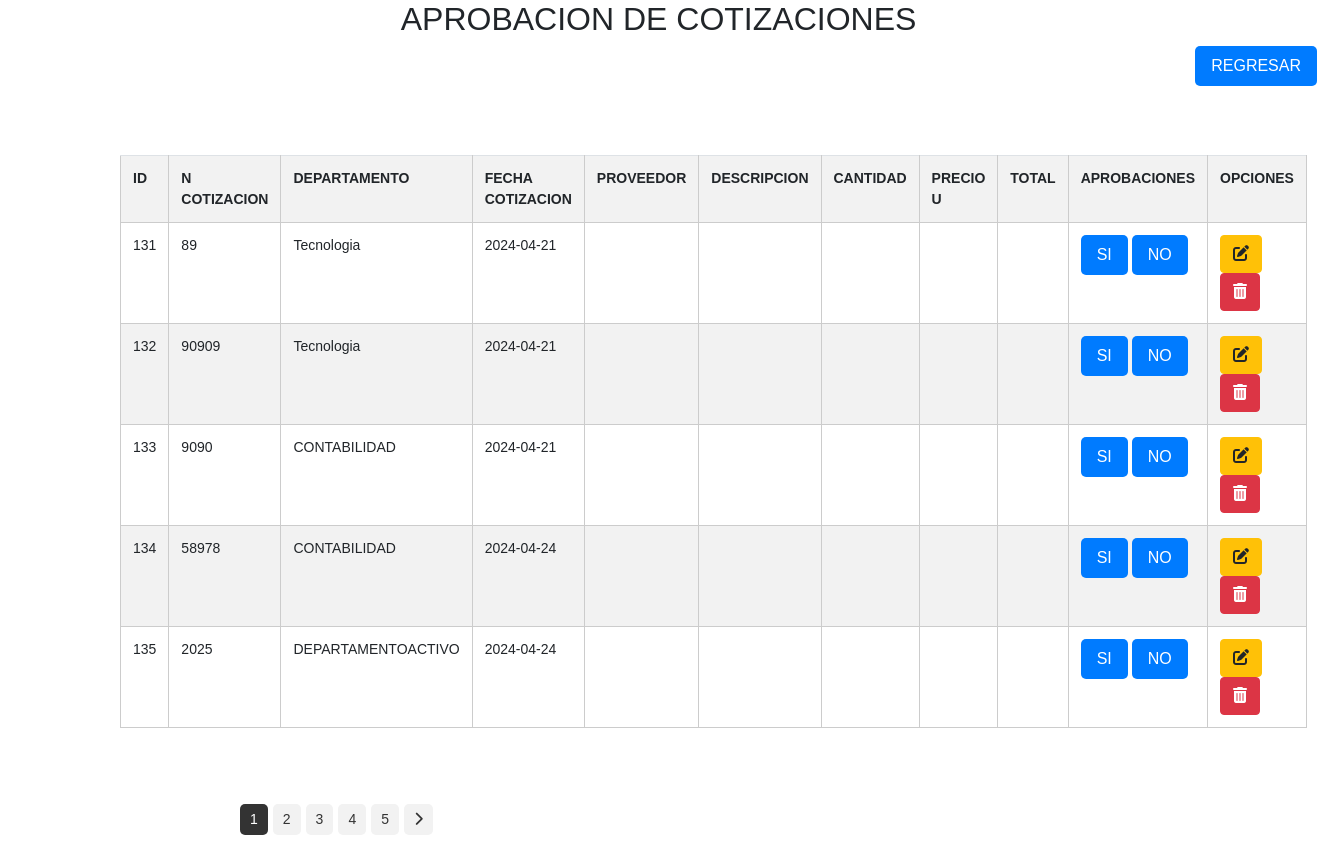
Screenshot of /cotizaciones/aprobacion_cotizaciones.php with the database file from the repository.
### tables this page shows
CREATE TABLE `tbl_cotizacion` (
  `ID_COTIZACION` int(11) NOT NULL AUTO_INCREMENT,
  `ID` int(11) DEFAULT NULL,
  `ID_PROVEEDOR` int(11) DEFAULT NULL,
  `NUMERO_COTIZACION` varchar(20) DEFAULT NULL,
  `DEPARTAMENTO` varchar(100) NOT NULL,
  `FECHA_COTIZACION` date DEFAULT NULL,
  `ESTADO` varchar(255) NOT NULL,
  `URL` varchar(255) NOT NULL,
  `FECHA_CREACION` timestamp NOT NULL DEFAULT current_timestamp(),
  `FECHA_MODIFICACION` timestamp NOT NULL DEFAULT current_timestamp() ON UPDATE current_timestamp(),
  `CREADO_POR` varchar(255) DEFAULT NULL,
  `MODIFICADO_POR` varchar(255) DEFAULT NULL,
  PRIMARY KEY (`ID_COTIZACION`),
  KEY `ID_PROVEEDOR` (`ID_PROVEEDOR`),
  KEY `tbl_solicitudes_tbl_cotizacion` (`ID`),
  CONSTRAINT `tbl_cotizacion_ibfk_1` FOREIGN KEY (`ID_PROVEEDOR`) REFERENCES `tbl_proveedores` (`ID_PROVEEDOR`)
);

### cotizaciones/aprobacion_cotizaciones.php (the view, shortened to what this page needs)
<!DOCTYPE html>
<html lang="en">
<head>
    <link rel="stylesheet" href="../css/estilos.css">
    <link href="https://cdn.jsdelivr.net/npm/bootstrap@5.3.0/dist/css/bootstrap.min.css" rel="stylesheet">
    <link rel="stylesheet" href="https://stackpath.bootstrapcdn.com/bootstrap/4.5.0/css/bootstrap.min.css">
</head>
<body>
    <h2 class="text-center">APROBACION DE COTIZACIONES</h2>
    <link rel="stylesheet" href="styles.css">
    <a href="./cotizaciones.php">
        <button id="btnregresar">REGRESAR</button>
    </a>
<br>
<br>
    <div class="content">
        <div class="table-container">
                <tbody>
                <br>
        <?php
        $conexion = mysqli_connect("localhost", "root", "", "gestion_compras2");
        $sql = "SELECT * FROM tbl_cotizacion";
        $resultados = mysqli_query($conexion, $sql);
        if (mysqli_num_rows($resultados) > 0) {
            echo '<table class="table table-striped">
                    <tr>
                    <th>ID</th>
                    <th>N COTIZACION</th>
                    <th>DEPARTAMENTO</th>
                    <th>FECHA COTIZACION</th>
                    <th>PROVEEDOR</th>
                    <th>DESCRIPCION</th>
                    <th>CANTIDAD</th>
                    <th>PRECIO U</th>
                    <th>TOTAL</th>
                    <th>APROBACIONES</th>
                    <th>OPCIONES</th>
                    </tr>';
            while ($row = mysqli_fetch_assoc($resultados)) {
                echo '<tr>
                        <td>' . $row['ID_COTIZACION'] . '</td>
                        <td>' . $row['NUMERO_COTIZACION'] . '</td>
                        <td>' . $row['DEPARTAMENTO'] . '</td>
                        <td>' . $row['FECHA_COTIZACION'] . '</td>
                        <td>' . $row['NOMBRE_PROVEEDOR'] . '</td>
                        <td>' . $row['DESCRIPCION'] . '</td>
                        <td>' . $row['CANTIDAD'] . '</td>
                        <td>' . $row['PRECIO'] . '</td>
                        <td>' . $row['TOTAL'] . '</td>
                        <td>
                        <label>
                        <input type="radio" name="aprobacion" class="checklist-input" />
                        <span class="checklist-label">
                            SI
                        </span>
                    </label>
                    <label>
                    <input type="radio" name="aprobacion" class="checklist-input" />
                    <span class="checklist-label">
                        NO
                    </span>
                </label>
                        <td>
                        <a href="../cotizaciones/editar_cotizacion.php?id=' . $row['ID_COTIZACION'].'"class="btn btn-warning" >
                        <i class="fas fa-edit"></i>
                        </a>
                        <a href="../cotizaciones/eliminar_cotizacion.php?id=' . $row['ID_COTIZACION'] . '"class="btn btn-danger">
                        <i class="fas fa-trash-alt"></i>
                    </a>
                        </td>
                        </td>
                    </tr>';
            }
            echo '</table>';
        } else {
            mostrarMensaje("No se encontraron registros.", "info");
        }
        ?>
            <div class="content">
                <?php
                $totalSolicitudes = 50;
                $registrosPorPagina = 10;
                $totalPaginas = ceil($totalSolicitudes / $registrosPorPagina);
                $paginaActual = isset($_GET['page']) ? $_GET['page'] : 1;
                ?>
                <div class="pagination">
                    <?php
                    for ($i = 1; $i <= $totalPaginas; $i++) {
                        echo '<a href="?page=' . $i . '" ' . ($i == $paginaActual ? 'class="current"' : '') . '>' . $i . '</a>';
                    }
                    if ($paginaActual < $totalPaginas) {
                        echo '<a href="?page=' . ($paginaActual + 1) . '"><i class="fas fa-chevron-right"></i></a>';
                    }
                    ?>
                </div>
            </div>
        </div>
    </div>
</body>
</html>

### css/estilos.css (style rules this page uses)
body { font-family: Arial, sans-serif; margin: 0; padding: 20px; }
.text-center { text-align: center; }
.content { margin-left: 220px; font-size: 14px; }
table { width: 100%; border-collapse: collapse; }
th, td { padding: 10px; text-align: left; border-bottom: 1px solid #ddd; }
th { background-color: #f2f2f2; }
.content { flex: 1; }
.table { width: calc(100% - 200px); transition: width 0.3s ease; }
.pagination { margin-top: 20px; }
.pagination a { display: inline-block; padding: 5px 10px; margin-right: 5px; background-color: #f2f2f2; text-decoration: none; color: #333; border-radius: 5px; }
.pagination a.current { background-color: #333; color: #fff; }

### objetos/styles.css (style rules this page uses)
body { font-family: Arial, sans-serif; margin: 0; padding: 0; }
.content { margin-left: 100px; padding: 20px; }
table { width: 100%; border-collapse: collapse; margin-top: 20px; }
th, td { border: 1px solid #ccc; padding: 8px; text-align: left; }
th { background-color: #007bff; color: #fff; }

### cotizaciones/aprobacion_cotizaciones.php (style rules this page uses)
#btnregresar { padding: 8px 16px; background-color: #007bff; color: #ffffff; border: none; cursor: pointer; border-radius: 5px; font-size: 16px; float: right; }
.checklist-label { display: inline-block; padding: 8px 16px; background-color: #007bff; color: #ffffff; border: none; cursor: pointer; border-radius: 5px; font-size: 16px; text-decoration: none; }

### rows the page displays
tbl_cotizacion: ID_COTIZACION "131", NUMERO_COTIZACION "89", DEPARTAMENTO "Tecnologia", FECHA_COTIZACION "2024-04-21"
tbl_cotizacion: ID_COTIZACION "132", NUMERO_COTIZACION "90909", DEPARTAMENTO "Tecnologia", FECHA_COTIZACION "2024-04-21"
tbl_cotizacion: ID_COTIZACION "133", NUMERO_COTIZACION "9090", DEPARTAMENTO "CONTABILIDAD", FECHA_COTIZACION "2024-04-21"
tbl_cotizacion: ID_COTIZACION "134", NUMERO_COTIZACION "58978", DEPARTAMENTO "CONTABILIDAD", FECHA_COTIZACION "2024-04-24"
tbl_cotizacion: ID_COTIZACION "135", NUMERO_COTIZACION "2025", DEPARTAMENTO "DEPARTAMENTOACTIVO", FECHA_COTIZACION "2024-04-24"
